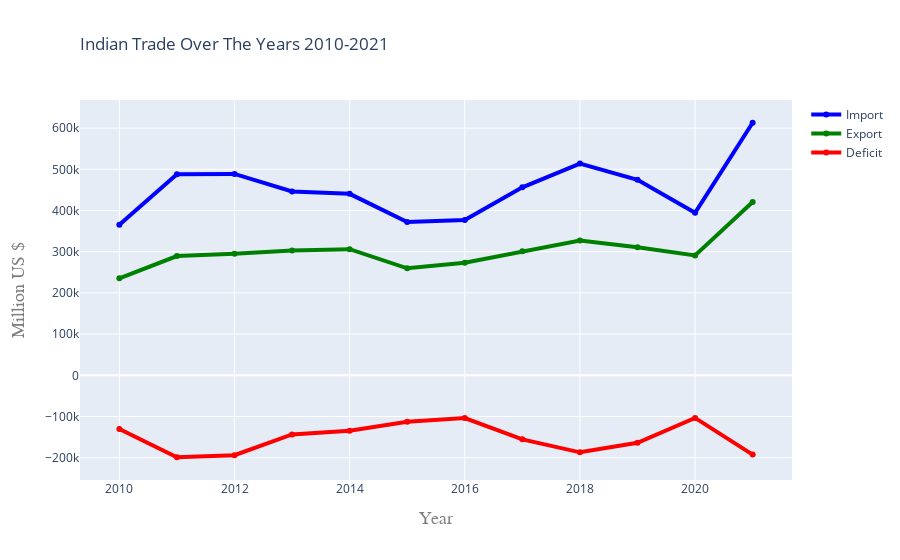

This figure's notebook cell:
### Code cell
fig = go.Figure()

# Create and style traces
fig.add_trace(go.Scatter(x=Import.year, y=Import.value, name='Import',mode='lines+markers',
                         line=dict(color='blue', width=4)))
fig.add_trace(go.Scatter(x=Export.year, y=Export.value, name = 'Export',mode='lines+markers',
                         line=dict(color='green', width=4)))
fig.add_trace(go.Scatter(x=Import.year, y=Import.Deficit, name='Deficit',mode='lines+markers',
                         line=dict(color='red', width=4)))

fig.update_layout(
    title=go.layout.Title(
        text="Indian Trade Over The Years 2010-2021",
        xref="paper",
        x=0
    ),
    xaxis=go.layout.XAxis(
        title=go.layout.xaxis.Title(
            text="Year",
            font=dict(
                family="Times New",
                size=18,
                color="#7f7f7f"
            )
        )
    ),
    yaxis=go.layout.YAxis(
        title=go.layout.yaxis.Title(
            text="Million US $",
            font=dict(
                family="Times New",
                size=18,
                color="#7f7f7f"
            )
        )
    )
)

fig.show()

### Figure 1 — Plotly figure (JSON) as saved in the notebook; plotly's stock layout.template omitted (floating-point values rounded to 4 significant figures)
{"data": [{"line": {"color": "blue", "width": 4}, "mode": "lines+markers", "name": "Import", "type": "scatter", "x": [2010, 2011, 2012, 2013, 2014, 2015, 2016, 2017, 2018, 2019, 2020, 2021], "y": [365400.0, 488300.0, 488800.0, 446100.0, 440500.0, 372300.0, 377000.0, 456400.0, 514000.0, 474600.0, 394400.0, 613000.0]}, {"line": {"color": "green", "width": 4}, "mode": "lines+markers", "name": "Export", "type": "scatter", "x": [2010, 2011, 2012, 2013, 2014, 2015, 2016, 2017, 2018, 2019, 2020, 2021], "y": [235400.0, 289500.0, 294900.0, 302800.0, 306200.0, 259800.0, 273400.0, 301100.0, 327200.0, 310800.0, 291100.0, 420700.0]}, {"line": {"color": "red", "width": 4}, "mode": "lines+markers", "name": "Deficit", "type": "scatter", "x": [2010, 2011, 2012, 2013, 2014, 2015, 2016, 2017, 2018, 2019, 2020, 2021], "y": [-130000.0, -198800.0, -193900.0, -143300.0, -134300.0, -112500.0, -103600.0, -155300.0, -186800.0, -163800.0, -103300.0, -192300.0]}], "layout": {"title": {"text": "Indian Trade Over The Years 2010-2021", "x": 0, "xref": "paper"}, "xaxis": {"title": {"font": {"color": "#7f7f7f", "family": "Times New", "size": 18}, "text": "Year"}}, "yaxis": {"title": {"font": {"color": "#7f7f7f", "family": "Times New", "size": 18}, "text": "Million US $"}}}}
